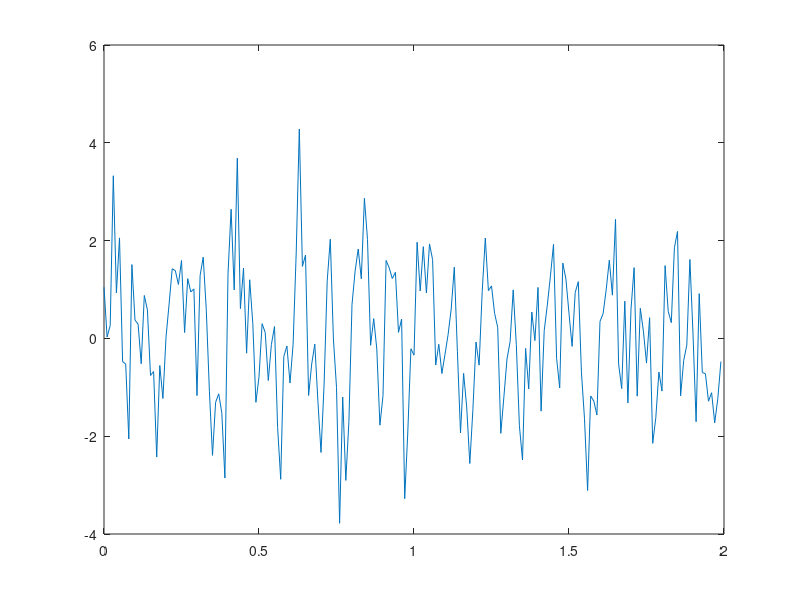
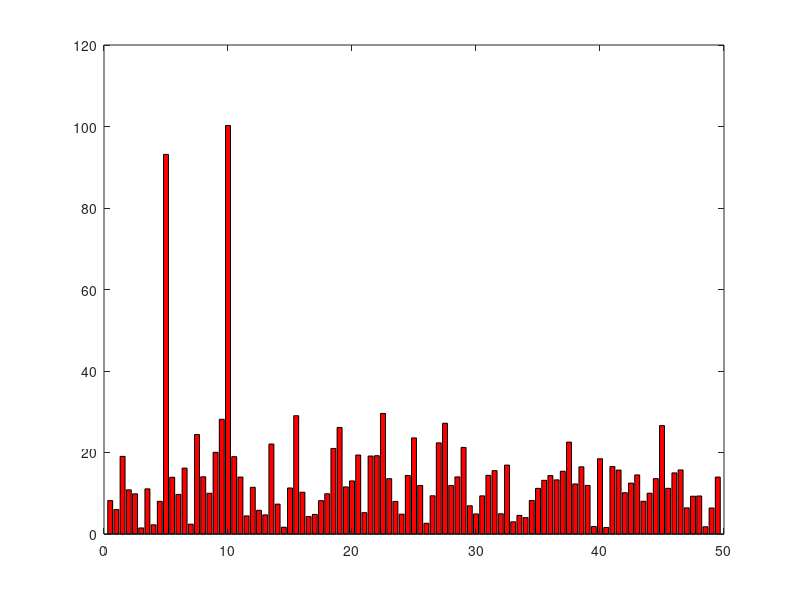
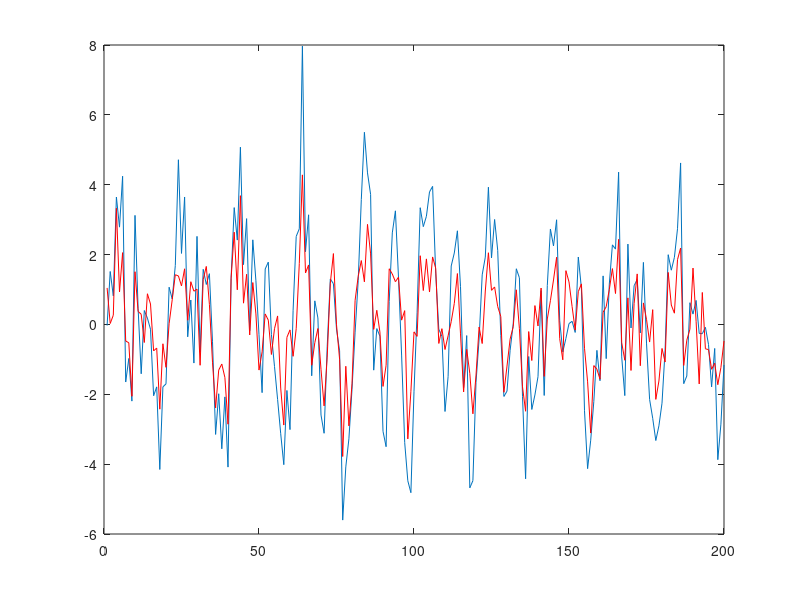
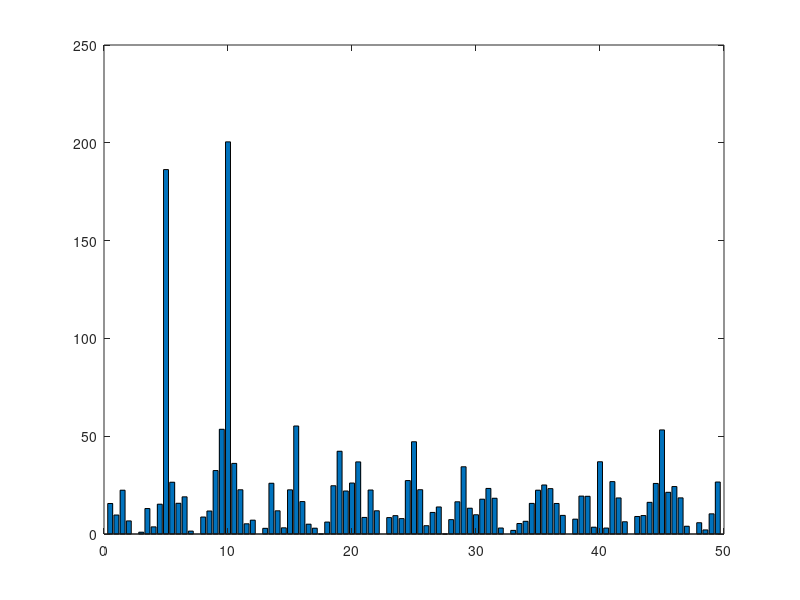

These charts were generated, in order, by the following MATLAB code:
%%
%sampling
t = 0 : 0.01 : 2-0.01;
%Frequency 
f1 = 10; f2=5; 
%Signal
signal = sin(f1*2*pi*t) + sin(f2*2*pi*t) + randn(size(t));
figure;plot(t,signal);

fftsig = fft(signal);
half = fftsig(2:floor(end/2));
amplitude = abs(half);
cosH = real(half);
sinH= -imag(half);
    
freqs = [1:length(amplitude)] * 1/(t(end)+t(2));
figure; bar(freqs,amplitude,'r'); 

shift = circshift(signal,[0 20]);
periods = 1./freqs;
phaseShift =  0.2 ./ periods .* 360;

shiftCos = cosd(phaseShift) .* cosH - sind(phaseShift) .* sinH;
shiftSin = sind(phaseShift) .* cosH + cosd(phaseShift) .* sinH;

Motion.wave = signal +shift;
Motion.sin = sinH + shiftSin;
Motion.cos = cosH + shiftCos;
Motion.amp = sqrt(Motion.sin.^2 + Motion.cos.^2);

figure;plot(Motion.wave); hold on; plot(signal,'r');
figure;bar(freqs,Motion.amp)

test = fft(Motion.wave);
half2 = test(2:floor(end/2));
figure;bar(freqs,abs(half2))
hold on;
bar(freqs,amplitude,0.3,'FaceColor','r')

% %%
% t = Axx.cond.freq;
% fftsig = fft(signal);
% half = fftsig(2:floor(end/2));
% amplitude = abs(half);
% cos = real(half);
% sin= -imag(half);
% freqs = [1:length(amplitude)] * 1/(t(end)-t(1));
% figure; bar(freqs,amplitude,'r'); 
% 
